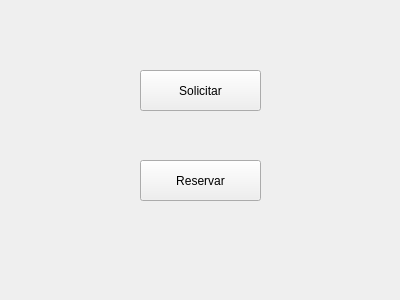
<?xml version="1.0" encoding="UTF-8"?>
<ui version="4.0">
 <class>Form</class>
 <widget class="QWidget" name="Form">
  <property name="geometry">
   <rect>
    <x>0</x>
    <y>0</y>
    <width>400</width>
    <height>300</height>
   </rect>
  </property>
  <property name="windowTitle">
   <string>Form</string>
  </property>
  <widget class="QPushButton" name="pushButton">
   <property name="geometry">
    <rect>
     <x>140</x>
     <y>70</y>
     <width>121</width>
     <height>41</height>
    </rect>
   </property>
   <property name="text">
    <string>Solicitar</string>
   </property>
  </widget>
  <widget class="QPushButton" name="pushButton_2">
   <property name="geometry">
    <rect>
     <x>140</x>
     <y>160</y>
     <width>121</width>
     <height>41</height>
    </rect>
   </property>
   <property name="text">
    <string>Reservar</string>
   </property>
  </widget>
 </widget>
 <resources/>
 <connections/>
</ui>
